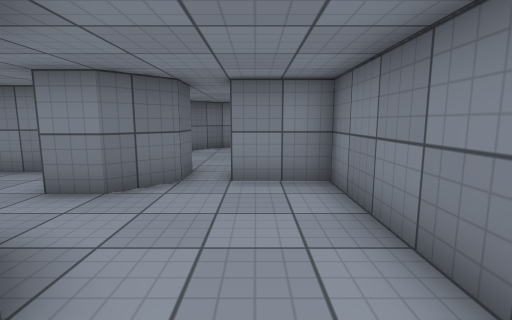
view 1 (above)

15 first-person views from a walk through a scene from a Unity 3-D project. The camera is 1.2 m above the floor, tilts 8° down and sees 85° across. The floor is counted in squares, 1 m on a side. Each view is taken from the middle of a square. On the plan, view 1 faces up. The plan holds only what a view shows up to about 13 squares ahead; the rest is blank. The place goes on beyond the plan. Surface patterns are stand-ins for the level's own textures.

view 2
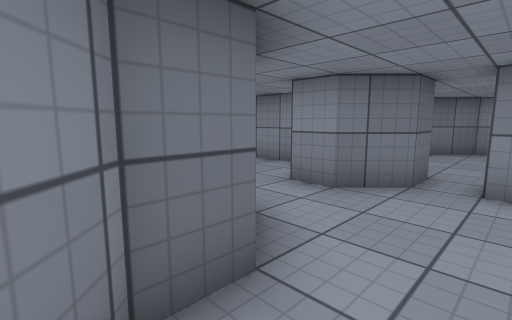

view 3
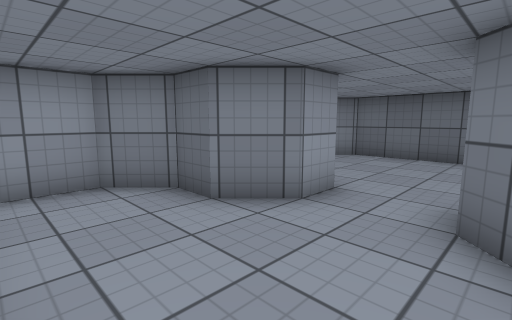

view 4
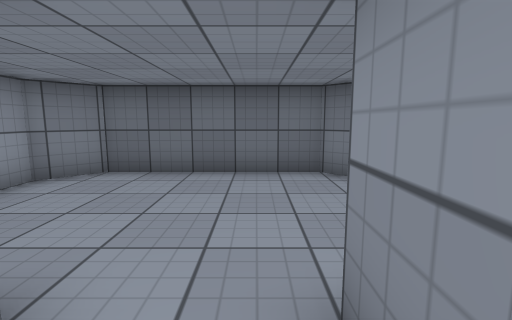

view 5
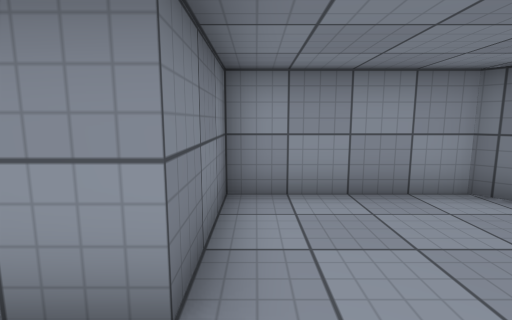

view 6
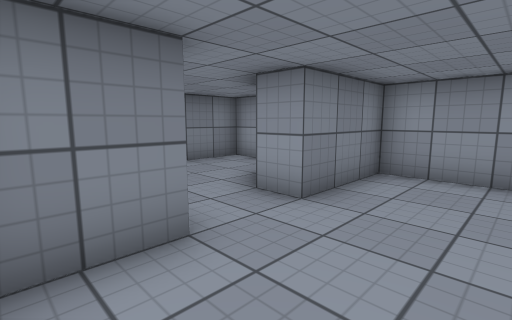

view 7
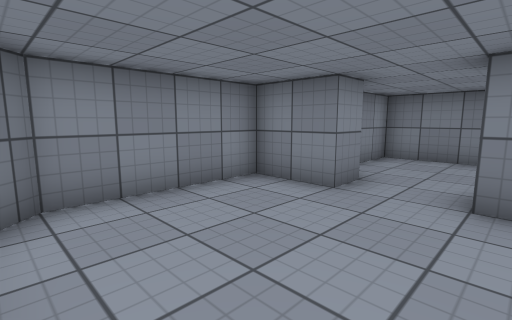

view 8
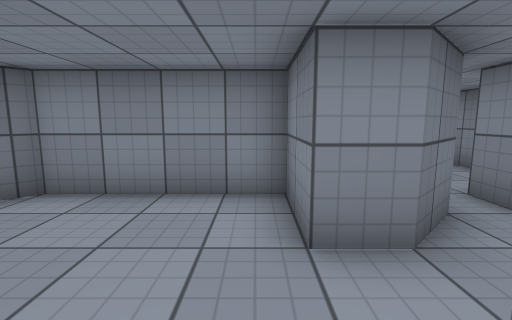

view 9
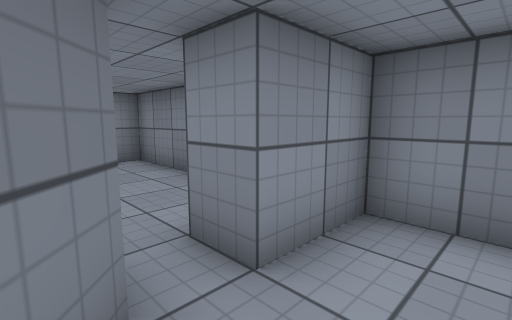

view 10
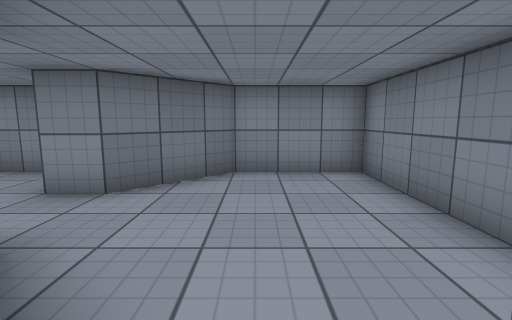

view 11
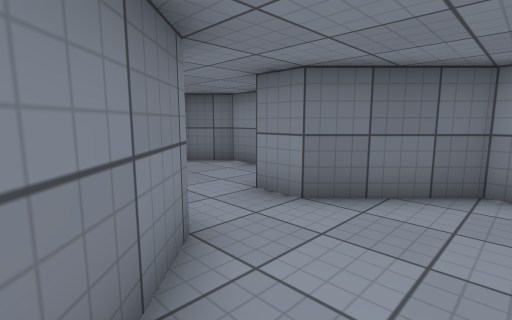

view 12
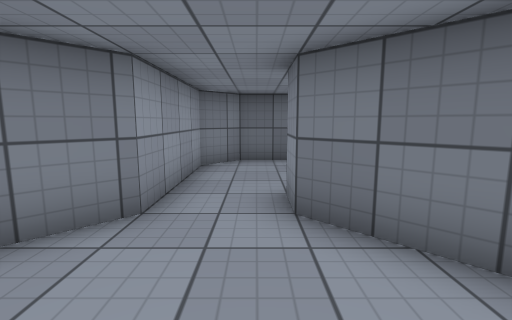

view 13
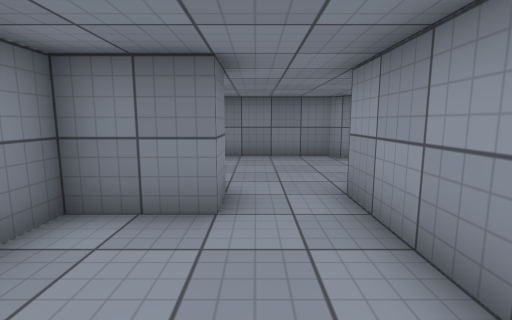

view 14
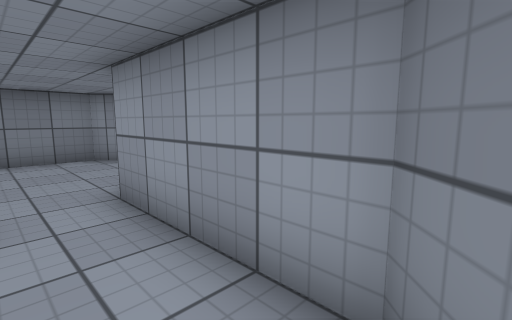

view 15
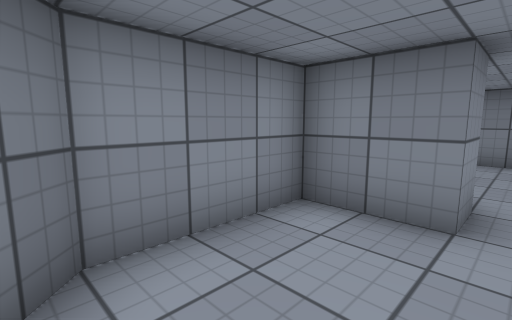

### Floor plan
Points are (right, up) in squares from view 1. A wall is a line through its corners. A room is listed if a view was taken in it or the views show most of it. See-through windows are left out.
Room 1 (views 1, 2, 3, 4, 9, 10)
walls: (-3.5, 2.5) (-2.5, 2.5) (-1.5, 1.5) (-1.5, 0.5) (-0.5, -0.5) (1.5, -0.5) (1.5, 5.5) (-0.5, 5.5) (-0.5, 6.5); (-1.5, 6.6) (-1.5, 5.5) (-2.5, 4.5) (-3.5, 4.5)
ways out: opening at (-2.5, 3.5) to room 2; opening at (-1, 6) to room 3
Room 2 (views 5, 6, 7, 8)
walls: (-3.5, 4.5) (-3.5, 6.5) (-7.5, 6.5) (-8.5, 5.5) (-8.5, 0.5) (-7.5, -0.5) (-3.5, -0.5) (-3.5, 2.5)
ways out: opening at (-2.5, 3.5) to room 1
Room 3 (views 11, 12)
walls: (0.9, 6.9) (1.5, 7.5) (1.5, 12.5) (-1.5, 12.5) (-3.5, 10.5) (-4.5, 10.5); (-4.5, 8.5) (-3.5, 8.5) (-2, 7)
ways out: opening at (-1, 6) to room 1; opening at (-3.5, 9.5) to room 4
Room 4 (views 13, 14, 15)
walls: (-4.5, 10.5) (-4.5, 12.5) (-7.5, 12.5) (-8.5, 11.5); (-8.5, 11) (-8.5, 9.5) (-7.5, 8.5) (-4.5, 8.5)
ways out: opening at (-3.5, 9.5) to room 3

Positions as (right, up) in squares from view 1, and headings:
1: (0, 0), facing up
2: (0, 0), facing up-left
3: (1, 5), facing down-left
4: (-2, 4), facing left
5: (-4, 4), facing down
6: (-6, 6), facing down-right
7: (-8, 2), facing up-right
8: (-4, 2), facing up
9: (-2, 4), facing up-right
10: (-1, 6), facing up
11: (-1, 7), facing up-left
12: (0, 10), facing left
13: (-8, 10), facing right
14: (-8, 10), facing down-right
15: (-8, 10), facing up-right
